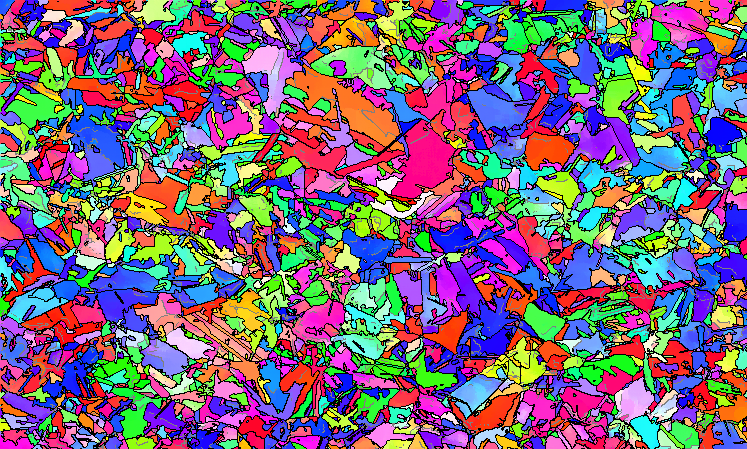
#> input picture data/原始EBSD导出数据/1/1-1-GB + IPF.bmp, 747 x 449 px
$ python -i metrics.py   (imports and definitions only)
#> lines starting #> are read from the running program, lines starting #| are printed output that depends on the picture; after the words box and inside, x2 and y2 are one past the last pixel; in counts of white or black regions, pixels touching at a corner belong together
### 07_项目代码与运行数据/ebsd_diffusion/orientation_metrics.py
"""Cubic-symmetry grain and copy metrics for Euler maps.

RGB image descriptors stay in ``ebsd_diffusion.metrics``. These functions take
Euler degrees in HxWx3 and a boundary mask, and they do not read image files.
"""
from __future__ import annotations

from itertools import permutations, product

import numpy as np
from scipy.sparse import csr_matrix
from scipy.sparse.csgraph import connected_components
from scipy.spatial.distance import jensenshannon


def cubic_symmetry_matrices() -> np.ndarray:
    matrices = []
    for permutation in permutations(range(3)):
        for signs in product((-1.0, 1.0), repeat=3):
            matrix = np.zeros((3, 3), dtype=np.float64)
            for row, column in enumerate(permutation):
                matrix[row, column] = signs[row]
            if np.linalg.det(matrix) > 0.5:
                matrices.append(matrix)
    stacked = np.stack(matrices)
    if stacked.shape != (24, 3, 3):
        raise RuntimeError("Cubic symmetry produced an unexpected number of rotations.")
    return stacked


_CUBIC = cubic_symmetry_matrices()


# [35 lines left out: functions bunge_matrices, misorientation_degrees, _neighbor_misorientations, not called in this run]


def neighbor_misorientation_samples(euler_degrees: np.ndarray) -> np.ndarray:
    right, down = _neighbor_misorientations(euler_degrees)
    return np.concatenate((right.ravel(), down.ravel()))


# [170 lines left out: functions segment_grains, grain_report, misorientation_histogram, misorientation_histogram_distance, binary_dice, reconstruction_report and 2 more, not called in this run]

### 07_项目代码与运行数据/ebsd_diffusion/metrics.py
from __future__ import annotations

from dataclasses import asdict, dataclass
from pathlib import Path

import numpy as np
from PIL import Image
from scipy import ndimage
from scipy.spatial.distance import jensenshannon
from skimage import color, measure, morphology


@dataclass
class ImageDescriptors:
    gb_fraction: float
    grain_count: int
    grain_area_median_px: float
    grain_area_q25_px: float
    grain_area_q75_px: float
    lab_mean_l: float
    lab_mean_a: float
    lab_mean_b: float
    lab_std_l: float
    lab_std_a: float
    lab_std_b: float
    two_point: list[float]
    radial_power: list[float]
    hue_histogram: list[float]
    edge_density: float = 0.0


def describe_image(
    path: str | Path,
    gb_threshold: float = 0.18,
    radial_bins: int = 32,
    crop_size: tuple[int, int] | None = None,
) -> ImageDescriptors:
#> called with path = '../../data/原始EBSD导出数据/1/1-1-GB + IPF.bmp', gb_threshold = 0.18, radial_bins = 32
    image = Image.open(path).convert("RGB")
#> image is the input picture: PIL image 747x449 RGB; mean R, G, B 123.3, 103.5, 123.3
    if crop_size is not None:
        crop_width, crop_height = crop_size
        if image.width < crop_width or image.height < crop_height:
            raise ValueError(f"Image {path} is smaller than evaluation crop {crop_size}.")
        left = (image.width - crop_width) // 2
        top = (image.height - crop_height) // 2
        image = image.crop((left, top, left + crop_width, top + crop_height))
    rgb = np.asarray(image, dtype=np.float32) / 255.0
    boundary = rgb.max(axis=2) <= gb_threshold
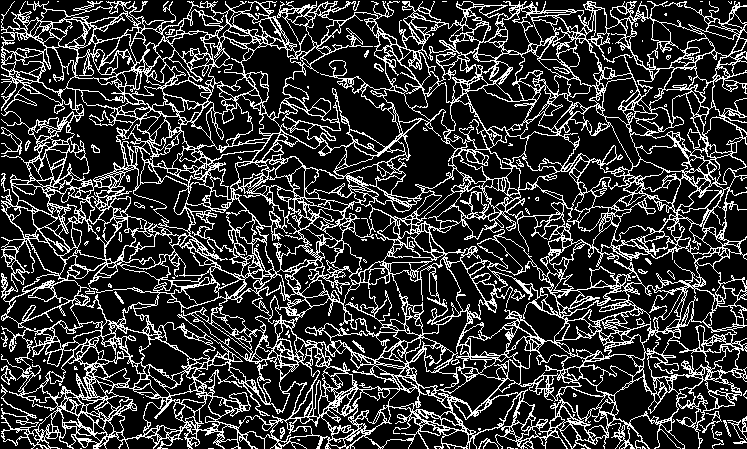
#> boundary: shape (449, 747) bool; 21.7% white in thin lines or dots
    boundary = morphology.binary_dilation(boundary, morphology.disk(1))
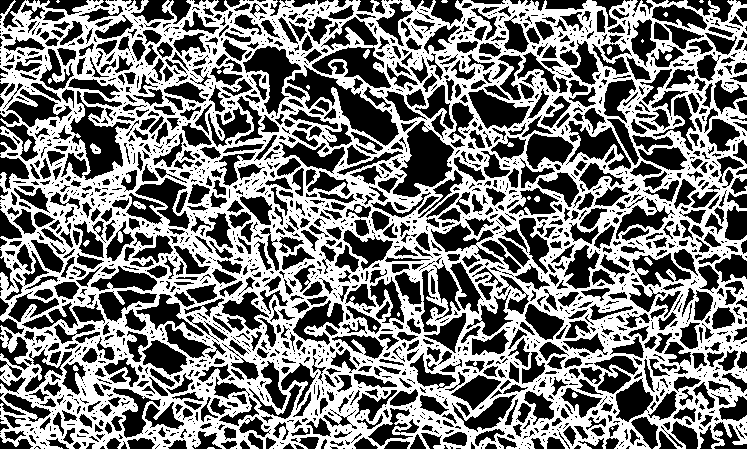
#> boundary: shape (449, 747) bool; 48.8% white; 25 white regions (13 under 20 px), largest, box (x1, y1, x2, y2) and area: (0, 0, 747, 449) 163115, (90, 143, 101, 154) 73, (133, 201, 146, 210) 66
    interior = ~boundary

    labels = measure.label(interior, connectivity=1)
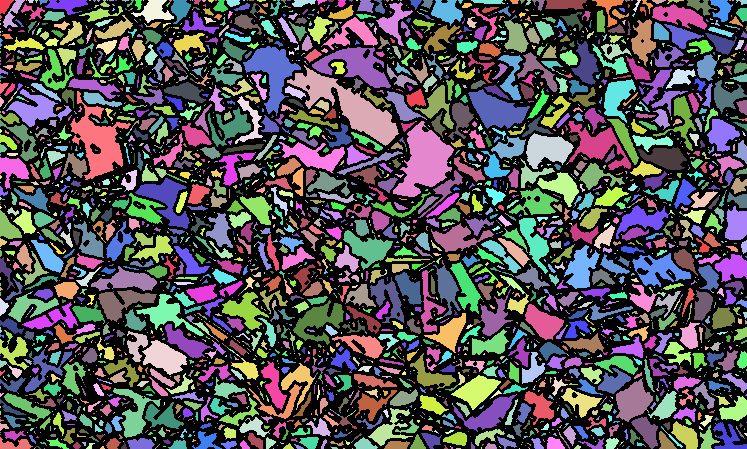
#> labels: shape (449, 747) int32; 3400 distinct labels, from 0 to 3399; one colour per label, 0 black
    areas = np.asarray([region.area for region in measure.regionprops(labels)], dtype=float)
#> areas = 3399 values, max 2725 at index 568, min 1 at index 2, mean 50.5
    areas = areas[areas >= 9]
#> areas = 1407 values, max 2725 at index 251, min 9 at index 75, mean 119
    if areas.size == 0:
        areas = np.asarray([0.0])

    lab = color.rgb2lab(rgb)
#> lab: shape (449, 747, 3) float32; mean of channels 0, 1, 2 51.9, 18.4, -1.5
    pixels = lab[interior]
    if pixels.size == 0:
        pixels = lab.reshape(-1, 3)

    hsv = color.rgb2hsv(rgb)
#> hsv: shape (449, 747, 3) float32; mean of channels 0, 1, 2 0.392, 0.576, 0.766
    hue = hsv[..., 0][interior]
    hue_hist, _ = np.histogram(hue, bins=36, range=(0.0, 1.0), density=False)
#> hue_hist = 36 values, max 16371 at index 0, min 1427 at index 5, mean 4768.3
    hue_hist = normalize_histogram(hue_hist)
#> in normalize_histogram, `histogram = np.asarray(histogram, dtype=float) + 1.0e-12`: histogram has the same summary as hue_hist in describe_image
#> hue_hist = 36 values, max 0.0954 at index 0, min 0.00831 at index 5, mean 0.0278

    return ImageDescriptors(
        gb_fraction=float(boundary.mean()),
        grain_count=int(len(areas)),
        grain_area_median_px=float(np.median(areas)),
        grain_area_q25_px=float(np.quantile(areas, 0.25)),
        grain_area_q75_px=float(np.quantile(areas, 0.75)),
        lab_mean_l=float(pixels[:, 0].mean()),
        lab_mean_a=float(pixels[:, 1].mean()),
        lab_mean_b=float(pixels[:, 2].mean()),
        lab_std_l=float(pixels[:, 0].std()),
        lab_std_a=float(pixels[:, 1].std()),
        lab_std_b=float(pixels[:, 2].std()),
        two_point=radial_two_point(interior.astype(np.float32), radial_bins).tolist(),
        radial_power=radial_power_spectrum(boundary.astype(np.float32), radial_bins).tolist(),
        hue_histogram=hue_hist.tolist(),
        edge_density=rgb_edge_density(rgb),
    )


# [39 lines left out: function compare_descriptor_sets, not called in this run]


def descriptors_as_dict(value: ImageDescriptors) -> dict:
    return asdict(value)


def rgb_edge_density(rgb: np.ndarray) -> float:
    """Mean Sobel magnitude of an RGB image stored in [0, 1].

    The kernel matches ``ebsd_diffusion.models.sobel_magnitude``. It is a
    cross-correlation, not divided by 8. The outer pixel is excluded so
    zero padding does not dominate the mean.
    """
    array = np.asarray(rgb, dtype=np.float32)
    if array.ndim != 3 or array.shape[2] < 3:
        raise ValueError("Expected an RGB image with shape HxWx3.")
    kernel_x = np.array([[-1, 0, 1], [-2, 0, 2], [-1, 0, 1]], dtype=np.float32)
    kernel_y = kernel_x.T
    magnitudes = []
    for channel in range(3):
        gradient_x = ndimage.correlate(array[:, :, channel], kernel_x, mode="constant", cval=0.0)
        gradient_y = ndimage.correlate(array[:, :, channel], kernel_y, mode="constant", cval=0.0)
        magnitude = np.sqrt(gradient_x * gradient_x + gradient_y * gradient_y + 1.0e-8)
        magnitudes.append(magnitude[1:-1, 1:-1])
    return float(np.mean(magnitudes))


def radial_two_point(field: np.ndarray, bins: int) -> np.ndarray:
#> called with bins = 32
    centered = field - field.mean()
    spectrum = np.fft.fft2(centered)
    correlation = np.fft.fftshift(np.fft.ifft2(spectrum * np.conj(spectrum)).real)
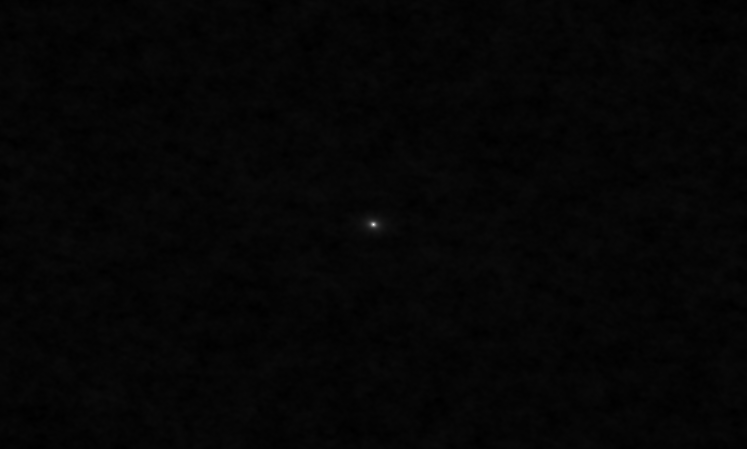
#> correlation: shape (449, 747) float64; min -1927.9, max 83804.1, mean 0; drawn with min black and max white
    correlation /= max(field.size, 1)
    return radial_average(correlation, bins)
#> after the loop in radial_average, `for index in range(bins):`: result = 32 values, max 0.0518 at index 0, min -0.000301 at index 24, mean 0.00226


def radial_power_spectrum(field: np.ndarray, bins: int) -> np.ndarray:
#> called with bins = 32
    centered = field - field.mean()
    power = np.fft.fftshift(np.abs(np.fft.fft2(centered)) ** 2)
    profile = radial_average(np.log1p(power), bins)
#> profile = 32 values, max 14.7 at index 0, min 9.26 at index 31, mean 11.31
    norm = np.linalg.norm(profile)
#> norm = 64.7
    return profile / norm if norm > 0 else profile


def radial_average(array: np.ndarray, bins: int) -> np.ndarray:
    height, width = array.shape
    yy, xx = np.indices(array.shape)
    radius = np.sqrt((xx - (width - 1) / 2.0) ** 2 + (yy - (height - 1) / 2.0) ** 2)
    edges = np.linspace(0, min(height, width) / 2.0, bins + 1)
    result = np.zeros(bins, dtype=float)
    for index in range(bins):
        mask = (radius >= edges[index]) & (radius < edges[index + 1])
        result[index] = float(array[mask].mean()) if mask.any() else 0.0
    return result


def normalize_histogram(histogram: np.ndarray) -> np.ndarray:
    histogram = np.asarray(histogram, dtype=float) + 1.0e-12
    return histogram / histogram.sum()


from ebsd_diffusion.orientation_metrics import (  # noqa: E402
    binary_dice,
    grain_report,
    misorientation_histogram_distance,
    nearest_training_window,
    reconstruction_report,
)

>>> result = describe_image('../../data/原始EBSD导出数据/1/1-1-GB + IPF.bmp')
#> the loop in rgb_edge_density, `for channel in range(3):` made 3 passes
#> pass 1, in rgb_edge_density, `gradient_y = ndimage.correlate(array[:, :, channel], kernel_y, mode="c..`:
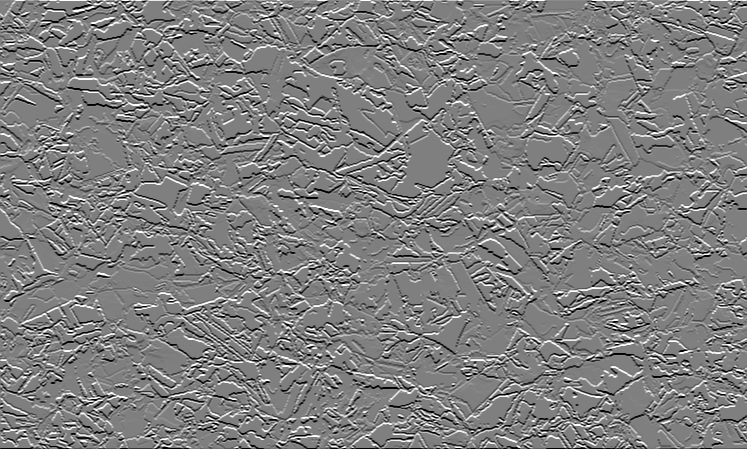
#> gradient_y: shape (449, 747) float32; min -4, max 4, mean -0.000348; drawn with min black and max white
#> pass 1, in rgb_edge_density, `magnitude = np.sqrt(gradient_x * gradient_x + gradient_y * gradient_y ..`:
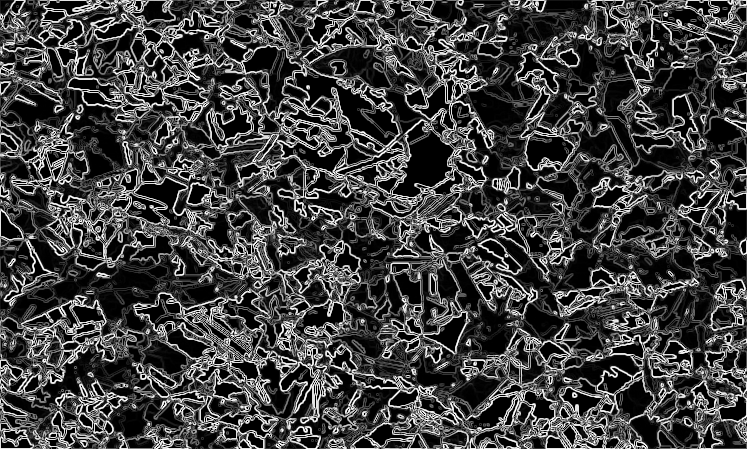
#> magnitude: shape (449, 747) float32; min 0.0001, max 4.47, mean 1.15; drawn with min black and max white
#> pass 2, in rgb_edge_density, `gradient_x = ndimage.correlate(array[:, :, channel], kernel_x, mode="c..`:
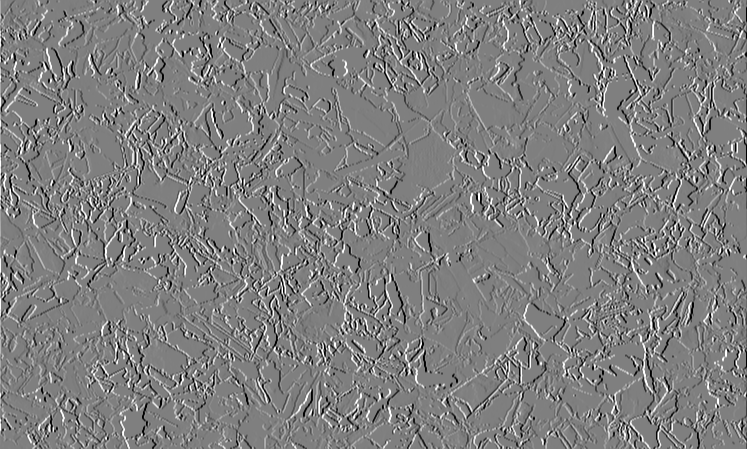
#> gradient_x: shape (449, 747) float32; min -4, max 4, mean -0.00106; drawn with min black and max white
#> after the loop in rgb_edge_density, `for channel in range(3):`: magnitudes = 3 items
